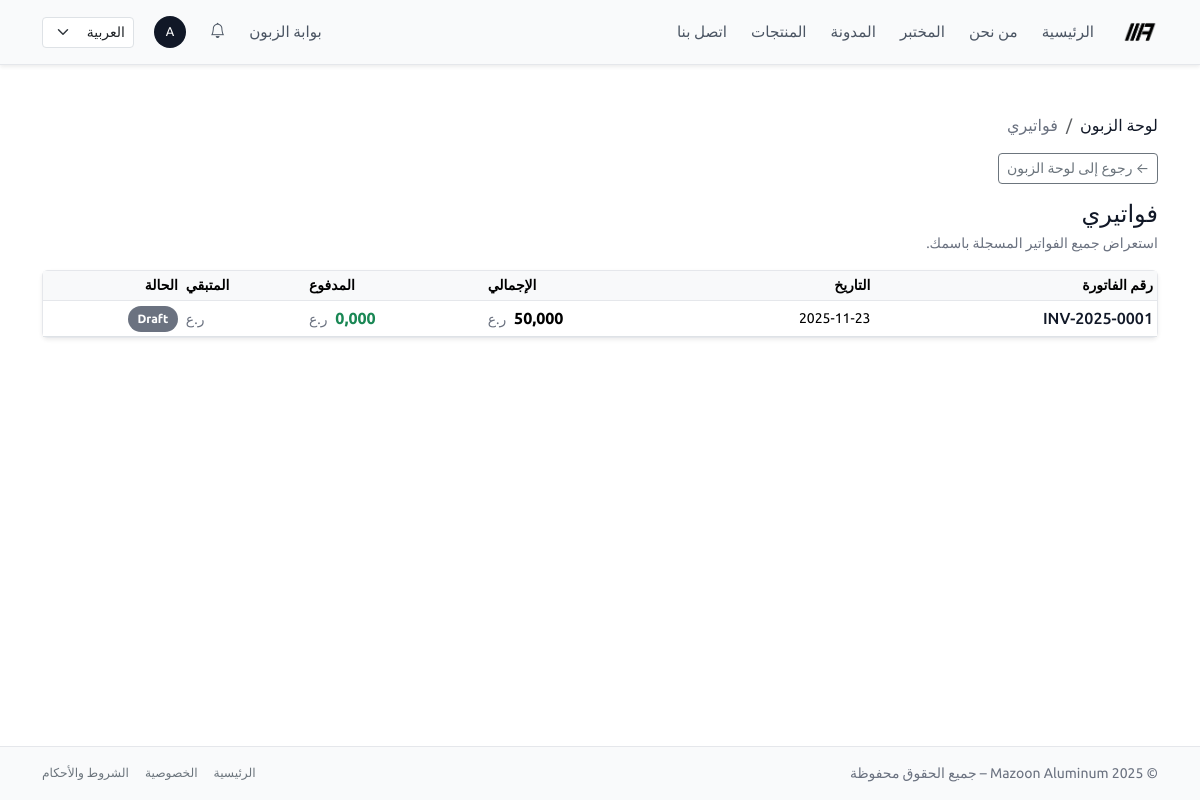
Page /ar/portal/invoices/ (signed in) on the earlier database version.
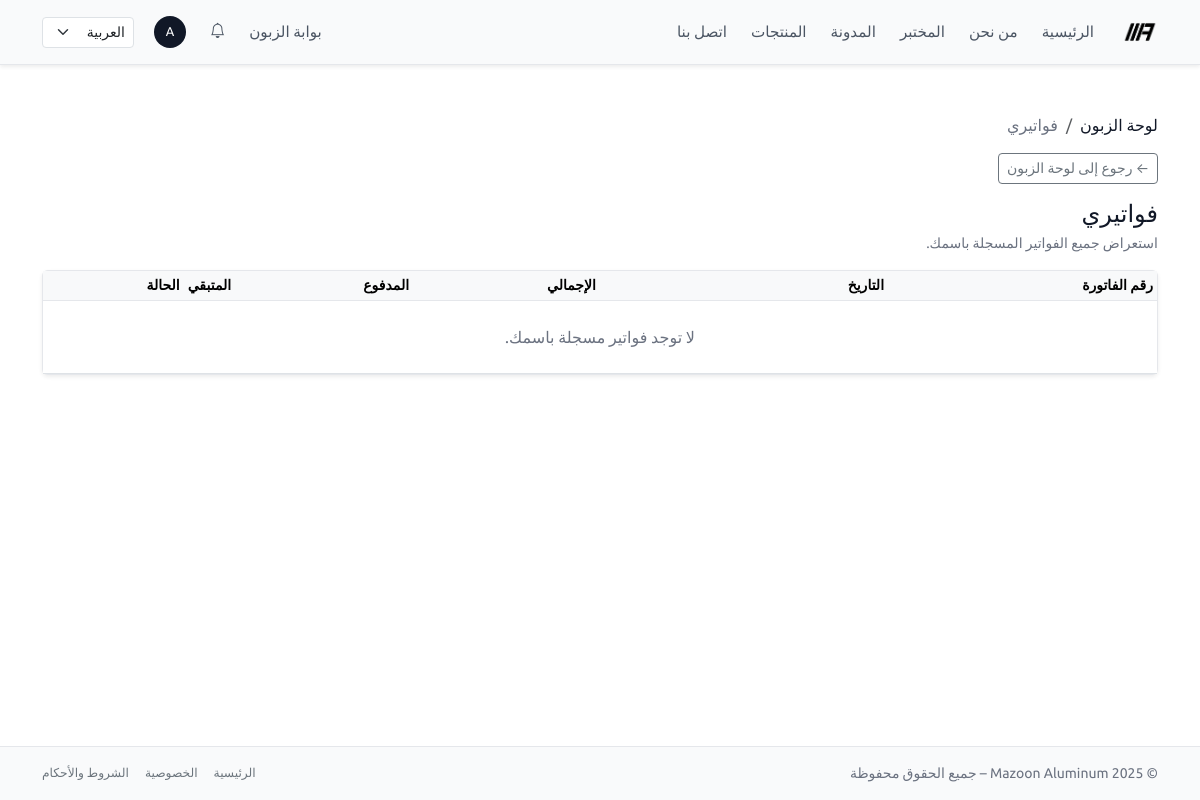
Same page on the later database version.
### accounting/models.py (models this page shows, shortened)
class Invoice(NumberedModel, StatefulDomainModel):
    class Status(models.TextChoices):
        DRAFT = "draft", "Draft"
        SENT = "sent", "Sent"
        PARTIALLY_PAID = "partially_paid", "Partially Paid"
        PAID = "paid", "Paid"
        CANCELLED = "cancelled", "Cancelled"
    customer = models.ForeignKey(
        Customer,
        on_delete=models.PROTECT,
        related_name="invoices",
    )
    issued_at = models.DateField(default=timezone.now)
    due_date = models.DateField(null=True, blank=True)
    description = models.TextField(blank=True)
    terms = models.TextField(
        blank=True,
        help_text="Terms and conditions shown on the invoice.",
    )
    total_amount = models.DecimalField(max_digits=12, decimal_places=3)
    paid_amount = models.DecimalField(
        max_digits=12,
        decimal_places=3,
        default=0,
        help_text="Cached sum of related payments for quick display.",
    )
    status = models.CharField(
        max_length=20,
        choices=Status.choices,
        default=Status.DRAFT,
    )
    ledger_entry = models.OneToOneField(
        "ledger.JournalEntry",
        null=True,
        blank=True,
        on_delete=models.SET_NULL,
        related_name="invoice",
        help_text="Linked ledger journal entry for this invoice, if posted.",
    )
    created_at = models.DateTimeField(auto_now_add=True)
    updated_at = models.DateTimeField(auto_now=True)
    class Meta:
        ordering = ("-issued_at", "-id")
        indexes = [
            models.Index(fields=["serial"]),
            models.Index(fields=["status"]),
            models.Index(fields=["issued_at"]),
        ]

### portal/views.py (the view)
# urls.py: path("invoices/", PortalInvoiceListView.as_view(), name="invoice_list"),
class PortalInvoiceListView(CustomerInvoiceQuerysetMixin, ListView):
    model = Invoice
    template_name = "portal/invoice/list.html"
    context_object_name = "invoices"
    paginate_by = 20

### core/context_processors/notifications.py (called while the page is built)
def notifications_context(request):
    user = request.user
    if not user.is_authenticated:
        return {}
    base_qs = Notification.objects.for_user(user)
    unread_count = base_qs.unread().count()
    recent_notifications = list(
        base_qs.select_related("target_content_type")[:10]
    )
    return {
        "notif_unread_count": unread_count,
        "notif_recent": recent_notifications,
        "notif_has_unread": unread_count > 0,
    }

### core/models/notifications.py (called while the page is built)
    def visible(self):
        return self.filter(is_deleted=False)

    def for_user(self, user):
        return self.visible().filter(recipient=user)

    def unread(self):
        return self.filter(is_read=False)

    @property
    def bootstrap_level_class(self) -> str:
        mapping = {
            self.Levels.INFO: "bg-secondary-subtle text-secondary-emphasis",
            self.Levels.SUCCESS: "bg-success-subtle text-success-emphasis",
            self.Levels.WARNING: "bg-warning-subtle text-warning-emphasis",
            self.Levels.ERROR: "bg-danger-subtle text-danger-emphasis",
        }
        return mapping.get(self.level, "bg-secondary-subtle text-secondary-emphasis")

### templates/portal/invoice/list.html (shortened to what this page needs)
{% extends "base.html" %}
{% load i18n %}
{% block content %}
<div class="py-4">
  <nav aria-label="{% trans 'مسار التنقل' %}" class="mb-3">
    <ol class="breadcrumb bg-transparent px-0 mb-0">
      <li class="breadcrumb-item">
        <a href="{% url 'portal:dashboard' %}" class="text-decoration-none text-mazoon">
          {% trans "لوحة الزبون" %}
        </a>
      </li>
      <li class="breadcrumb-item active text-muted" aria-current="page">
        {% trans "فواتيري" %}
      </li>
    </ol>
  </nav>
  <div class="mb-3">
    <a href="{% url 'portal:dashboard' %}" class="btn btn-sm btn-outline-secondary">
      ← {% trans "رجوع إلى لوحة الزبون" %}
    </a>
  </div>
  <div class="d-flex flex-wrap justify-content-between align-items-center mb-3">
    <div class="mb-2 mb-md-0">
      <h1 class="h4 mb-1">
        {% trans "فواتيري" %}
      </h1>
      <p class="text-muted small mb-0">
        {% trans "استعراض جميع الفواتير المسجلة باسمك." %}
      </p>
    </div>
  </div>
  <div class="card shadow-sm bg-mazoon-card">
    <div class="card-body p-0">
      <div class="table-responsive">
        <table class="table table-sm table-hover align-middle mb-0">
          <thead class="table-light">
            <tr class="small text-muted">
              <th scope="col">{% trans "رقم الفاتورة" %}</th>
              <th scope="col">{% trans "التاريخ" %}</th>
              <th scope="col" class="text-end">{% trans "الإجمالي" %}</th>
              <th scope="col" class="text-end">{% trans "المدفوع" %}</th>
              <th scope="col" class="text-end">{% trans "المتبقي" %}</th>
              <th scope="col">{% trans "الحالة" %}</th>
            </tr>
          </thead>
          <tbody>
            {% for inv in invoices %}
              <tr>
                <td class="text-nowrap">
                  <a href="{% url 'portal:invoice_detail' serial=inv.serial %}"
                     class="text-decoration-none text-mazoon">
                    {{ inv.serial }}
                  </a>
                </td>
                <td class="small">
                  {{ inv.issued_at|date:"Y-m-d" }}
                </td>
                <td class="text-end">
                  <span class="fw-semibold">
                    {{ inv.total_amount|floatformat:3 }}
                  </span>
                  <span class="small text-muted d-inline-block ms-1">
                    {% trans "ر.ع" %}
                  </span>
                </td>
                <td class="text-end">
                  <span class="fw-semibold text-success">
                    {{ inv.paid_amount|floatformat:3 }}
                  </span>
                  <span class="small text-muted d-inline-block ms-1">
                    {% trans "ر.ع" %}
                  </span>
                </td>
                <td class="text-end">
                  <span class="small text-muted d-inline-block ms-1">
                    {% trans "ر.ع" %}
                  </span>
                </td>
                <td>
                  <span class="badge-mazoon badge-{{ inv.status|default:'draft' }}">
                    {{ inv.get_status_display }}
                  </span>
                </td>
              </tr>
            {% empty %}
              <tr>
                <td colspan="6" class="text-center text-muted py-4">
                  {% trans "لا توجد فواتير مسجلة باسمك." %}
                </td>
              </tr>
            {% endfor %}
          </tbody>
        </table>
      </div>
    </div>
  </div>
</div>
{% endblock %}

Differences in the rows shown:
removed Invoice: serial "INV-2025-0001", issued_at "2025-11-23", total_amount "50,000", paid_amount "0,000", status "Draft"
Other differences:
text now shown: "لا توجد فواتير مسجلة باسمك."
